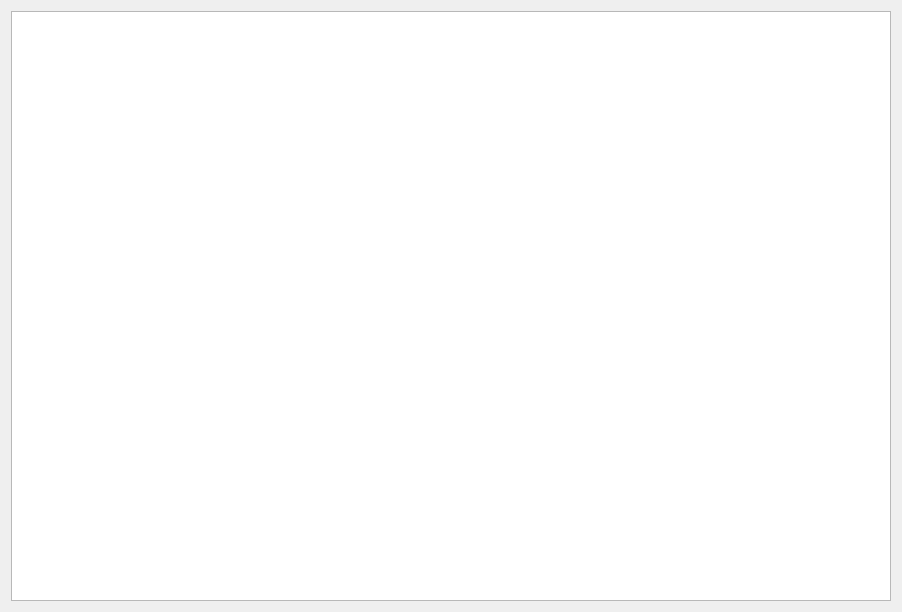
<?xml version="1.0" encoding="UTF-8"?>
<ui version="4.0">
 <class>Dialog</class>
 <widget class="QDialog" name="Dialog">
  <property name="geometry">
   <rect>
    <x>0</x>
    <y>0</y>
    <width>902</width>
    <height>612</height>
   </rect>
  </property>
  <property name="windowTitle">
   <string>Dialog</string>
  </property>
  <layout class="QHBoxLayout" name="horizontalLayout">
   <item>
    <widget class="QGraphicsView" name="graphicsView"/>
   </item>
  </layout>
 </widget>
 <layoutdefault spacing="6" margin="11"/>
 <resources/>
 <connections/>
</ui>
